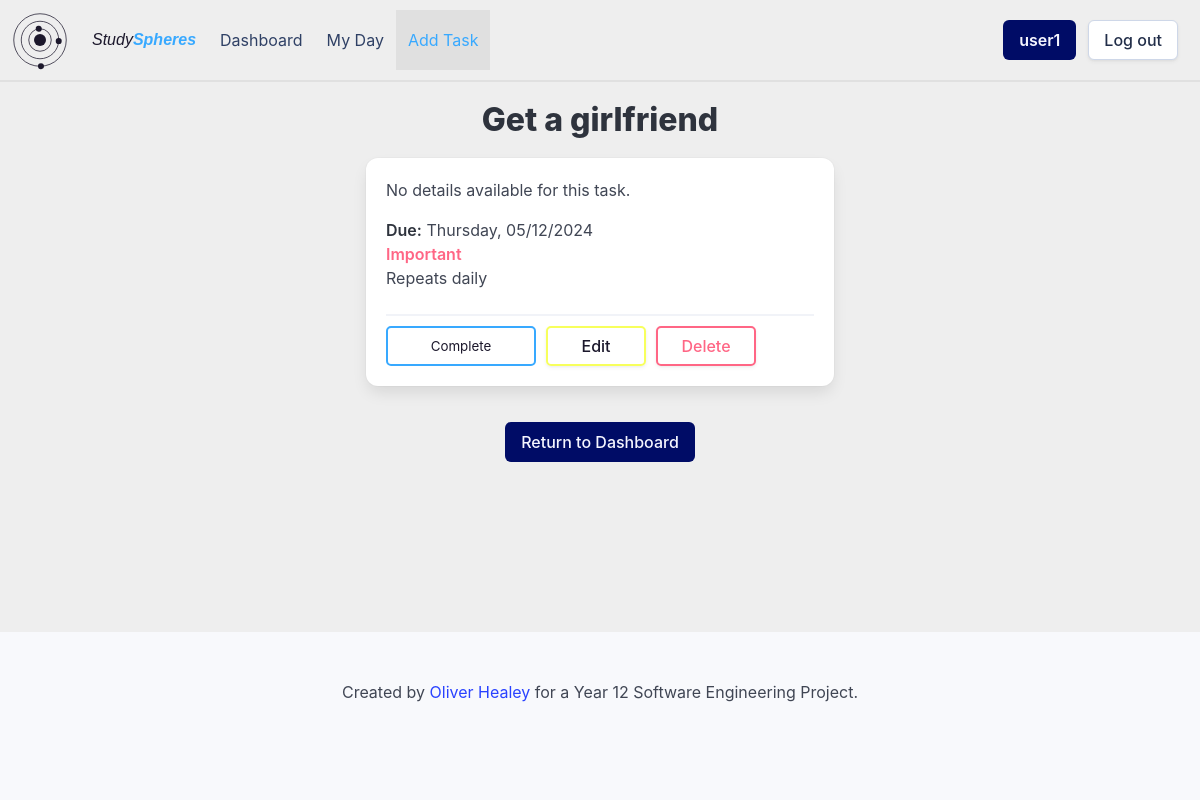
The page /task/c0791ea7-43c8-49f8-80f3-61eaa582901b (signed in) on the database its author committed.
### setup_db.py (models this page shows)
class Task(Base):
    __tablename__ = 'tasks'
    task_id = Column(String, primary_key=True)
    name = Column(String, nullable=False)
    details = Column(String)
    important = Column(Boolean, nullable=False)
    due_date = Column(DateTime, nullable=False)
    completed = Column(Boolean, nullable=False)
    repeat = Column(String, nullable=False)
    user_id = Column(String, ForeignKey('userdetails.id'), nullable=False)
    group_id = Column(String, ForeignKey('groups.group_id'), nullable=False)
    user = relationship('User', back_populates='tasks')
    groups = relationship('Group', back_populates='tasks')

### app.py (the view)
@app.route('/task/<task_id>')
def viewTask(task_id):
    if flaskSession.get('userId') is None:
        return redirect(url_for('login'))
    userId = flaskSession.get('userId')
    task = sessionDb.query(Task).filter(Task.task_id == task_id).first()
    group = sessionDb.query(Group).filter(Group.group_id == task.group_id, Group.user_id == userId).first()
    return render_template('task.html', task=task, group=group)

### templates/task.html (shortened to what this page needs)
{% extends 'base_loggedin.html' %}
{% block heading %}{{ task.name }}{% endblock %}
{% block content %}
    <div class="container">
        <div class="columns is-centered">
            <div class="column is-half">
                <div class="box task-detailed">
                    {% if task.details %}
                        <p>{{ task.details }}</p>
                    {% else %}
                    <p>No details available for this task.</p>
                    {% endif %}
                    {% if not task.completed %}
                        <strong>Due:</strong> {{ task.due_date.strftime('%A, %d/%m/%Y') }}<br>
                        {% if task.important %}
                            <strong class="has-text-danger circle-header">Important</strong><br>
                        {% endif %}
                        {% if task.repeat != 'none' %}
                            Repeats {{ task.repeat }}<br>
                        {% endif %}
                        <hr class="button-spacer">
                        <form action="/complete" method="POST">
                            <input type="submit" value="Complete" class="task-complete-button">
                            <a href="/edittask/{{ task.task_id }}" class="button task-edit-button">Edit</a>
                            <a href="/deletetask/{{ task.task_id }}" class="button task-delete-button" onclick="if (!confirm('Are you sure you want to delete this task?')) {event.preventDefault();}">Delete</a>
                        </form>
                    {% endif %}
                </div>
            </div>
        </div>
        <div class="column is-full has-text-centered">
            <a href="/dashboard" class="button is-link">Return to Dashboard</a>
        </div>
    </div>
{% endblock %}

### static/styles/styles.css (style rules this page uses)
:root { --bulma-primary-h: 206deg; --bulma-primary-l: 61%; --bulma-link-l: 20%; --bulma-info-h: 63deg; --bulma-info-l: 68%; --bulma-scheme-s: 36%; --bulma-body-background-color: light-dark(#eeeeee, #0f141f); color-scheme: light dark; --accent-color: light-dark(#1c182c, #e0e0e0); --accent-color-invert: light-dark(#e0e0e0, #160f34); --warning-color: light-dark(#ffdddd, #330000); }
body { margin: none; padding: none; }
.circle-header { color: #1c182c; }
.task-complete-button { position: absolute; top: 20px; right: 20px; width: 150px; height: 40px; background-color: transparent; border: var(--bulma-primary) solid 2px; color: var(--accent-color); border-radius: 5px; padding: 5px; cursor: pointer; }
.task-detailed { position: relative; }
.task-detailed .task-complete-button { bottom: 20px; left: 20px; top: auto; right: auto; z-index: 1; }
.task-detailed .task-edit-button { position: absolute; bottom: 20px; left: 180px; width: 100px; height: 40px; background-color: transparent; border: var(--bulma-info) solid 2px; color: var(--accent-color); border-radius: 5px; padding: 5px; cursor: pointer; }
.task-detailed .task-delete-button { position: absolute; bottom: 20px; left: 290px; width: 100px; height: 40px; background-color: transparent; border: var(--bulma-danger) solid 2px; color: var(--bulma-danger); border-radius: 5px; padding: 5px; cursor: pointer; }
.button-spacer { margin-bottom: 50px; }
.task-detailed::before { content: ''; position: absolute; opacity: 0; height: 100%; width: 100%; bottom: 0px; left: 0px; align-content: center; padding: 10px; transition: 0.5s; color: #0f141f; background-color: var(--bulma-primary); }

### rows shown on the page
Task: name "Get a girlfriend", due_date "Thursday, 05/12/2024", repeat "daily"

### other values the page prints
{{ session['username'] }} "user1"
